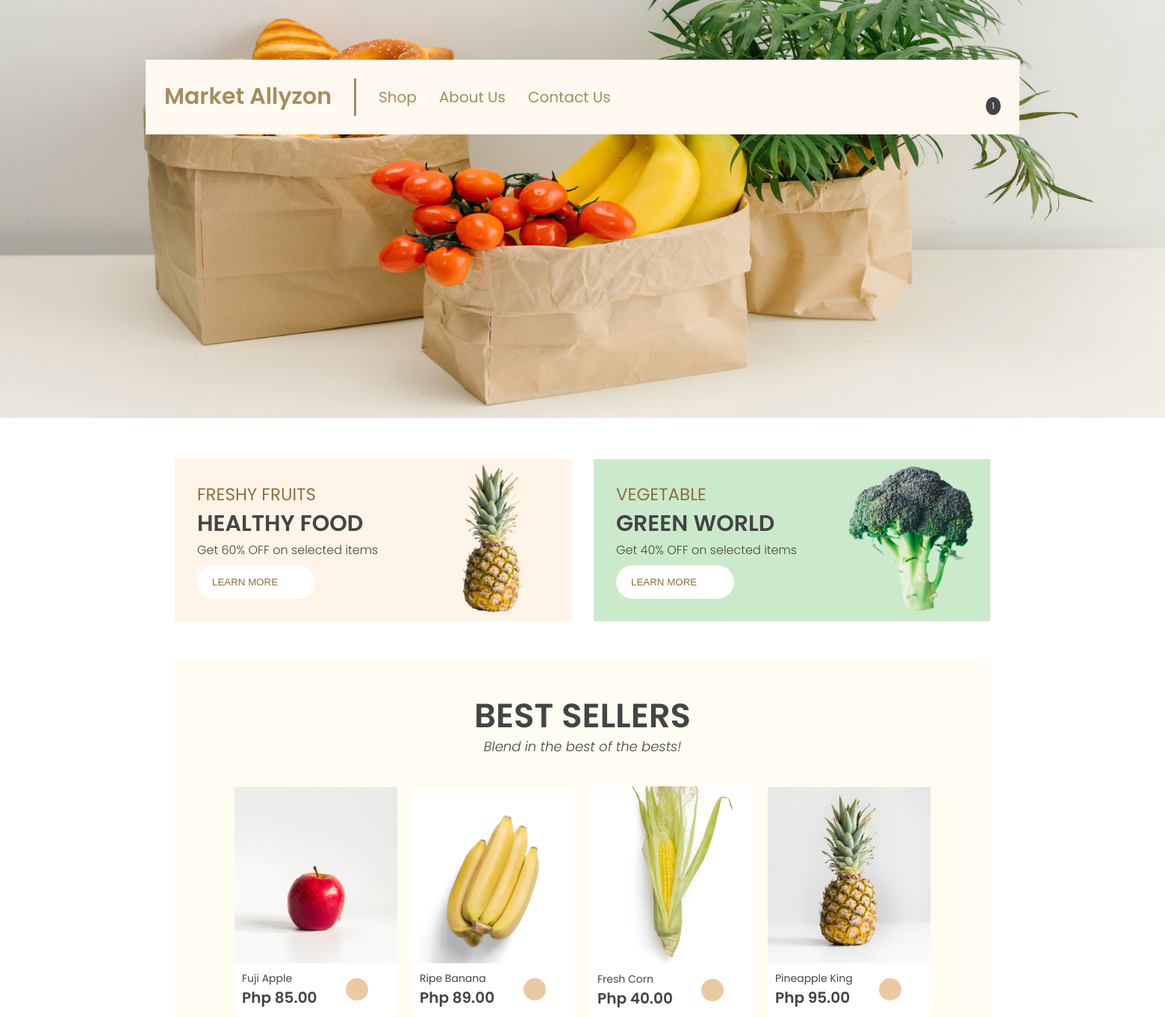
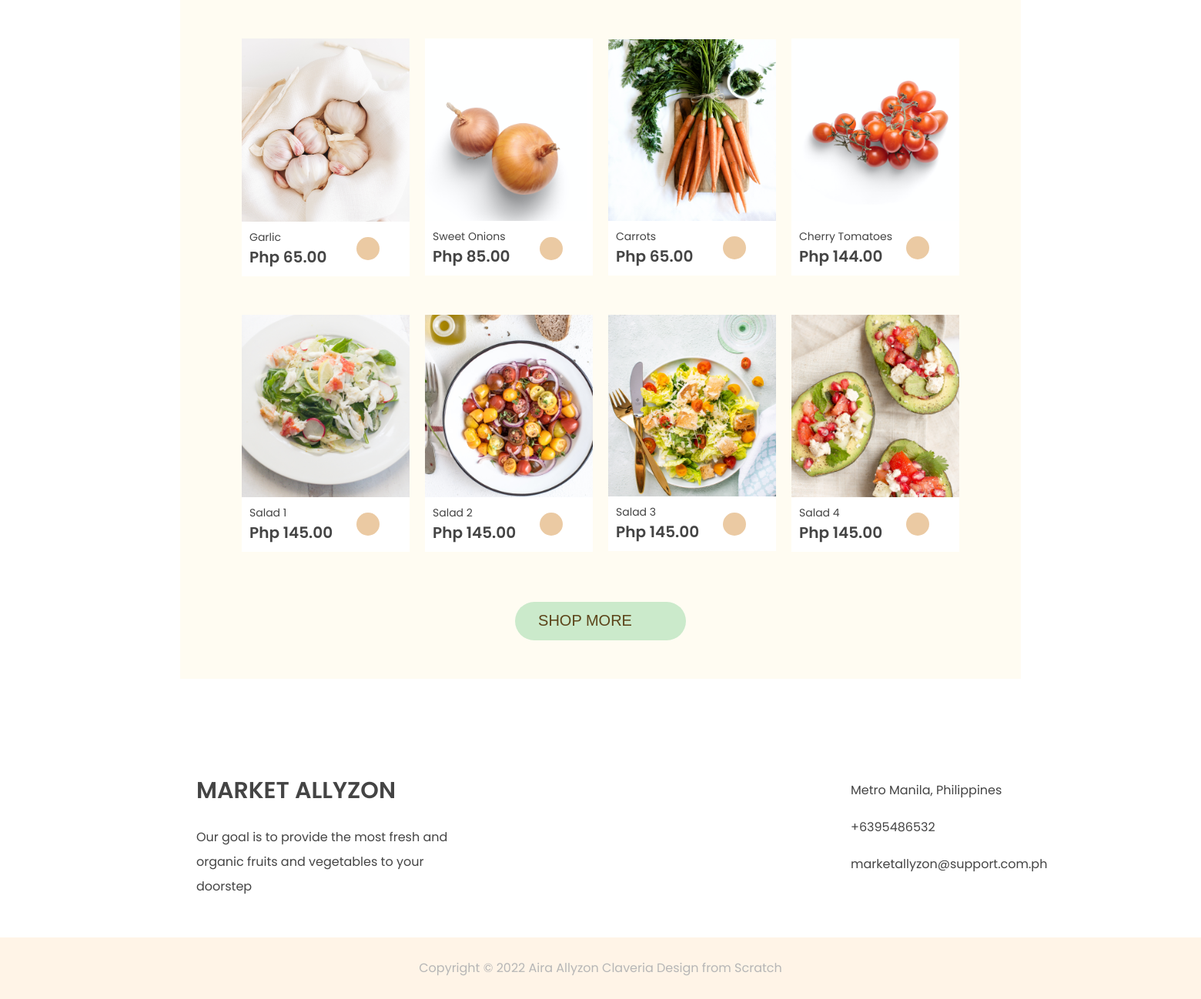
The app's page / (signed in) with its own data (2 pictures, top to bottom).
### store/models.py (models this page shows, shortened)
class Product(models.Model):
    name = models.CharField(max_length=200)
    description = models.CharField(max_length=1500)
    price = models.FloatField()
    image = models.ImageField(null=True, blank=True)

### store/views.py (the view)
# urls.py: path('', include('store.urls')),
def store(request):
    if request.user.is_authenticated:
        customer = request.user.customer
        order, created = Order.objects.get_or_create(customer=customer, complete=False)
        items = order.orderitem_set.all()
        cartItems = order.get_cart_items
    else:
        items = []
        order = {'get_cart_total':0, 'get_cart_items':0, 'shipping':False}
        cartItems = order['get_cart_items']
    products = Product.objects.all()
    context = {'products':products, 'cartItems':cartItems}
    return render(request, 'store/index.html', context)

### store/models.py (called while the page is built)
    @property
    def get_cart_items(self):
        orderitems = self.orderitem_set.all()
        total = sum([item.quantity for item in orderitems])
        return total

### store/templates/store/index.html
{% extends 'store/main.html' %}
{% load static %}
{% block content %}
    <section class="section-hero">
        <div class="section-hero-box">
            <img class="main-header-img-head" src="{% static 'img/main-header-img.jpg' %}">
        </div>
    </section>
    <main>
        <section class="second-section">
            <div class="second-section-box-fresh">
                <div class="freshy-fruits">
                    <div class="left-part-freshy-fruits">
                        <div>
                            <p class="freshy-fruits-name">FRESHY FRUITS</p>
                            <p class="healthy-food-name">HEALTHY FOOD</p>
                            <p class="freshy-fruits-desc">Get 60% OFF on selected items</p>
                        </div>
                        <div>
                            <button class="btn-learn-more-1">
                                <p>LEARN MORE</p>
                                <ion-icon class="icon-class"name="chevron-forward-outline"></ion-icon>
                            </button>
                        </div>
                    </div>
                    <div class="right-part-freshy-fruits">
                        <img class="pineapple-img" src="{% static 'img/pineapple-second.png' %}">
                    </div>
                </div>
                <div class="freshy-fruits greening">
                    <div class="left-part-freshy-fruits">
                        <div>
                            <p class="freshy-fruits-name">VEGETABLE</p>
                            <p class="healthy-food-name">GREEN WORLD</p>
                            <p class="freshy-fruits-desc">Get 40% OFF on selected items</p>
                        </div>
                        <div>
                            <button class="btn-learn-more-1">
                                <p>LEARN MORE</p>
                                <ion-icon class="icon-class"name="chevron-forward-outline"></ion-icon>
                            </button>
                        </div>
                    </div>
                    <div class="right-part-freshy-fruits">
                        <img class="pineapple-img" src="{% static 'img/broco-second.png' %}">
                    </div>
                </div>
            </div>
        </section>
        <section class="section-best-sellers">
            <div class="best-sellers-box">
                <p class="best-seller-title">BEST SELLERS</p>
                <p class="best-seller-desc">Blend in the best of the bests!</p>
                <div class="best-seller-product-container">
                    {% for product in products %}
                    <div class="best-main-product-box">
                        <img class="product-img-best" src="{{product.image.url}}">
                        <div class="product-bott">
                            <p class="product-name-best">{{product.name}}</p>
                            <p class="product-price-best">Php {{product.price|floatformat:2}}</p>
                            <ion-icon class="product-add-to-cart-icon update-cart" data-product="{{product.id}}" data-action="add" name="cart-outline"></ion-icon>
                        </div>
                    </div>
                    {% endfor %}
                    <div class="btn-shop-more-box-best">
                        <a class="links" href="{% url 'main_store' %}">
                            <button class="btn-shop-more">
                                <p>SHOP MORE</p>
                                <ion-icon class="icon-class" name="chevron-forward-outline"></ion-icon>
                            </button>
                        </a>
                    </div>
            </div>
        </section>
        <section class="about-footer">
            <div class="about-footer-box">
                <div class="left-footer">
                    <p class="logo">MARKET ALLYZON</p>
                    <p>Our goal is to provide the most fresh and organic fruits and vegetables to your doorstep</p>
                </div>
                <ul class="right-footer">
                    <li>Metro Manila, Philippines</li>
                    <li>+6395486532</li>
                    <li>marketallyzon@support.com.ph</li>
                </ul>
            </div>
        </section>
    </main>
    <footer class="footer">
        <p>Copyright &copy; 2022 Aira Allyzon Claveria Design from Scratch</p>
    </footer>
{% endblock content %}

### static/css/style.css (style rules this page uses)
* { padding: 0; margin: 0; box-sizing: border-box; }
html { font-size: 62.5%; font-family: 'Poppins', sans-serif; color: #444; }
.logo { font-size: 3rem; font-weight: 600; }
.icon-class { width: 4rem; height: 4rem; cursor: pointer; }
.main-header-img-head { width: 100%; height: 70vh; }
a:link, a:visited { color: inherit; text-decoration: none; }

### static/css/second-section.css (style rules this page uses)
.second-section-box-fresh { padding-top: 5rem; width: 70%; margin: 0 auto; display: flex; gap: 3rem; }
.freshy-fruits { display: grid; grid-template-columns: 60% 40%; background-color: #FFF4E7; }
.left-part-freshy-fruits { padding: 3rem; display: flex; flex-direction: column; justify-content: space-between; }
.freshy-fruits-name { font-size: 2.3rem; font-weight: 400; color: #8D703D; }
.healthy-food-name { font-size: 3rem; font-weight: 600; color: #444; }
.freshy-fruits-desc { font-size: 1.6rem; font-weight: 300; }
.pineapple-img { width: 100%; }
.btn-learn-more-1 { display: flex; align-items: center; justify-content: center; border: none; background-color: #fff; padding: .75rem 2rem; color: #8D703D; border-radius: 30px; }
.greening { background-color: #CBEACB; }

### static/css/best-seller.css (style rules this page uses)
.best-sellers-box { padding: 5rem 8rem; width: 70%; margin: 0 auto; background-color: #FFFCF2; margin-top: 5rem; }
.best-seller-title { text-align: center; font-size: 4.5rem; font-weight: 600; color: #444; line-height: 1.2; }
.best-seller-desc { font-size: 1.8rem; font-style: italic; font-weight: 300; text-align: center; }
.best-seller-product-container { margin-top: 4rem; display: grid; grid-template-columns: repeat(4, 1fr); align-items: center; justify-content: center; row-gap: 5rem; column-gap: 2rem; }
.best-main-product-box { background-color: #fff; width: 100%; display: flex; flex-direction: column; }
.product-img-best { width: 100%; }
.product-bott { display: grid; align-items: center; justify-content: space-between; grid-template-columns: 70% 30%; padding: 1rem; }
.product-bott p { grid-column: 1 / 2; }
.product-bott .product-add-to-cart-icon { grid-column: 2 / 3; grid-row: 2 / -2; width: 3rem; height: 3rem; padding: 1rem; border-radius: 50%; color: #5c441a; background-color: #EBCAA3; }
.product-name-best { font-size: 1.4rem; }
.product-price-best { font-size: 2rem; font-weight: 600; }
.btn-shop-more { margin-top: 1.5rem; border: none; border-radius: 35px; display: flex; gap: 1rem; align-items: center; justify-content: center; color: #5c441a; background-color: #CBEACB; padding: 1rem 3rem; font-size: 2.0rem; }
.btn-shop-more-box-best { display: flex; align-items: center; justify-content: center; grid-column: 1 / -1; }
.about-footer-box { width: 170rem; display: grid; align-items: center; justify-content: center; grid-template-columns: repeat(2, 1fr); margin: 5rem auto; padding-top: 5rem; }
.left-footer { justify-self: center; width: 40%; }
.left-footer p { font-size: 1.6rem; line-height: 2; }
.left-footer .logo { font-size: 3rem; line-height: 3; }
.right-footer { justify-self: center; width: 40%; }
.right-footer li { list-style: none; line-height: 3; font-size: 1.6rem; }
.footer { background-color: #FFF4E7; height: 8rem; display: flex; align-items: center; justify-content: center; font-size: 1.6rem; color: #B6B6B6; }

### static/css/main-shop.css (style rules this page uses)
* { margin: 0; padding: 0; box-sizing: border-box; }
html { font-size: 62.5%; color: #444; font-family: 'Poppins', sans-serif; }
.product-bott { display: grid; align-items: center; justify-content: space-between; grid-template-columns: 70% 30%; padding: 1rem; }
.product-bott p { grid-column: 1 / 2; }
.product-bott .product-add-to-cart-icon { grid-column: 2 / 3; grid-row: 2 / -2; width: 3rem; height: 3rem; padding: 1rem; border-radius: 50%; color: #5c441a; background-color: #EBCAA3; }

### static/css/add-to-cart.css (style rules this page uses)
* { padding: 0; margin: 0; box-sizing: border-box; }
html { font-size: 62.5%; font-family: 'Poppins', sans-serif; color: #444; }
.product-add-to-cart-icon { cursor: pointer; }

### static/css/checkout.css (style rules this page uses)
* { padding: 0; margin: 0; box-sizing: border-box; }
html { font-size: 62.5%; font-family: 'Poppins', sans-serif; color: #444; }
.icon-class { width: 3rem; height: 3rem; }

### records on screen
Product: image (picture), name "Fuji Apple", price "85.00"
Product: image (picture), name "Ripe Banana", price "89.00"
Product: image (picture), name "Fresh Corn", price "40.00"
Product: image (picture), name "Pineapple King", price "95.00"
Product: image (picture), name "Garlic", price "65.00"
Product: image (picture), name "Sweet Onions", price "85.00"
Product: image (picture), name "Carrots", price "65.00"
Product: image (picture), name "Cherry Tomatoes", price "144.00"
Product: image (picture), name "Salad 1", price "145.00"
Product: image (picture), name "Salad 2", price "145.00"
Product: image (picture), name "Salad 3", price "145.00"
Product: image (picture), name "Salad 4", price "145.00"

### other values on screen
{{ cartItems }} "1"
